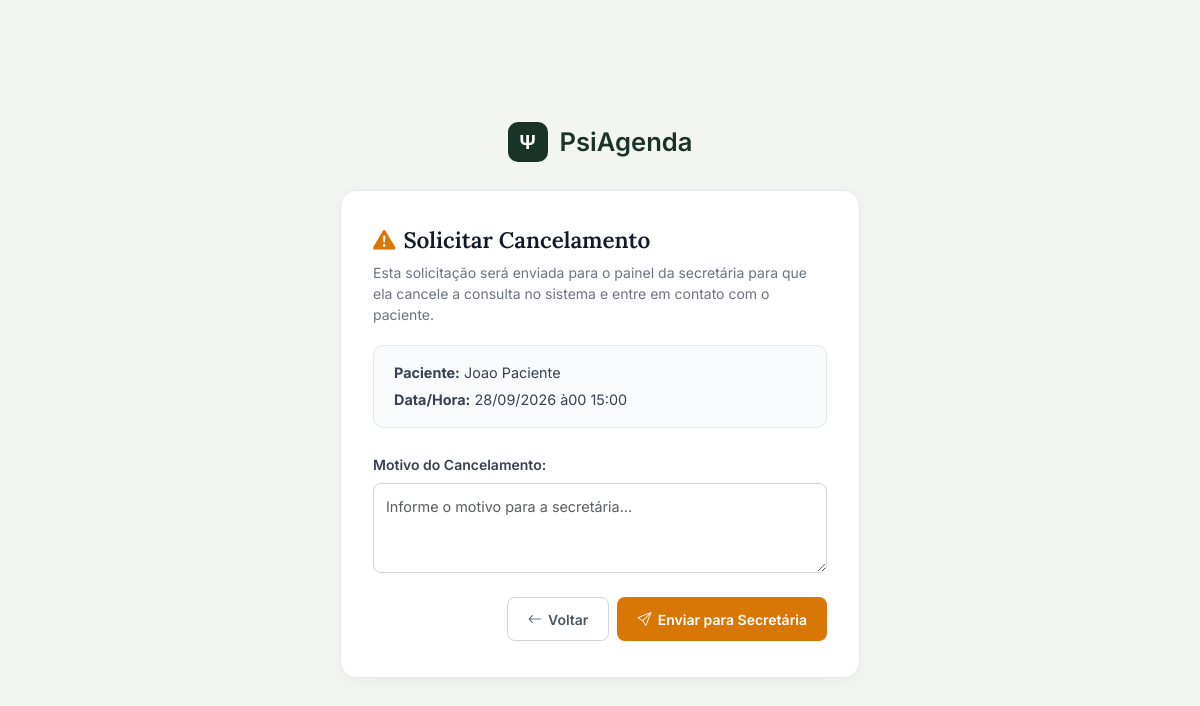
Screenshot of /psicologo/consulta/9/solicitar-cancelamento/ (signed in) with the database file from the repository.
### agendamentos/models.py (models this page shows, shortened)
class Agendamento(models.Model):
  STATUS_CHOICES = [
      ('AGENDADO', 'Agendado'),
      ('CONCLUIDO', 'Concluído'),
      ('CANCELADO', 'Cancelado'),
      ('Solicitado Cancelamento', 'Solicitado Cancelamento'),
  ]
  psicologo = models.ForeignKey(
      Psicologo, on_delete=models.PROTECT, related_name='agendamentos'
  )
  paciente = models.ForeignKey(
      Paciente, on_delete=models.PROTECT, related_name='agendamentos'
  )
  data_hora = models.DateTimeField()
  status = models.CharField(
      max_length=30, choices=STATUS_CHOICES, default='AGENDADO'
  )
  observacao = EncryptedTextField(blank=True, null=True)
  motivo_cancelamento = EncryptedTextField(blank=True, null=True)
  notificacao_confirmada = models.BooleanField(default=False)
  criado_em = models.DateTimeField(auto_now_add=True)
  atualizado_em = models.DateTimeField(auto_now=True)
  class Meta:
    verbose_name = 'Agendamento'
    verbose_name_plural = 'Agendamentos'
    ordering = ['-data_hora']

class Paciente(models.Model):
  nome_completo = models.CharField(max_length=150)
  cpf = models.CharField(max_length=14, unique=True)
  data_nascimento = models.DateField()
  telefone = models.CharField(max_length=20)
  email = models.EmailField(blank=True, null=True)
  endereco = models.CharField(max_length=255, blank=True, null=True)
  ativo = models.BooleanField(default=True)
  primeiro_acesso = models.BooleanField(default=True)
  class Meta:
    verbose_name = 'Paciente'
    verbose_name_plural = 'Pacientes'
    ordering = ['nome_completo']

### agendamentos/views.py (the view, shortened to what this page needs)
# urls.py: path('psicologo/consulta/<int:pk>/solicitar-cancelamento/', views.solicitar_cancelamento_psicologo, name='solicitar_cancelamento_psicologo'),
@login_required
def solicitar_cancelamento_psicologo(request, pk):
  agendamento = get_object_or_404(Agendamento, pk=pk)
  return render(
      request,
      'agendamentos/solicitar_cancelamento.html',
      {'agendamento': agendamento},
  )

### agendamentos/templates/agendamentos/solicitar_cancelamento.html (shortened to what this page needs)
<!DOCTYPE html>
<html lang="pt-br">
<head>
    <link href="https://cdn.jsdelivr.net/npm/bootstrap@5.3.0/dist/css/bootstrap.min.css" rel="stylesheet">
    <link rel="stylesheet" href="https://cdn.jsdelivr.net/npm/bootstrap-icons@1.10.5/font/bootstrap-icons.css">
</head>
<body>
<div class="form-container">
    <a href="{% url 'painel_psicologo' %}" class="brand-logo">
        <div class="logo-icon">Ψ</div>
        <span>PsiAgenda</span>
    </a>
    <div class="card-custom">
        <h2 class="header-title">
            <i class="bi bi-exclamation-triangle-fill"></i> Solicitar Cancelamento
        </h2>
        <p class="header-subtitle">
            Esta solicitação será enviada para o painel da secretária para que ela cancele a consulta no sistema e entre em contato com o paciente.
        </p>
        <div class="info-box">
            <p><strong>Paciente:</strong> {{ agendamento.paciente.nome_completo }}</p>
            <p><strong>Data/Hora:</strong> {{ agendamento.data_hora|date:"d/m/Y às H:i" }}</p>
        </div>
        <form method="POST">
            <div class="mb-4">
                <label for="motivo" class="form-label">Motivo do Cancelamento:</label>
                <textarea name="motivo" id="motivo" class="form-control" rows="3" placeholder="Informe o motivo para a secretária..." required></textarea>
            </div>
            <div class="d-flex justify-content-end gap-2">
                <a href="{% url 'painel_psicologo' %}" class="btn-cancel">
                    <i class="bi bi-arrow-left"></i> Voltar
                </a>
                <button type="submit" class="btn-submit">
                    <i class="bi bi-send"></i> Enviar para Secretária
                </button>
            </div>
        </form>
    </div>
</div>
</body>
</html>

### agendamentos/templates/agendamentos/solicitar_cancelamento.html (style rules this page uses)
* { box-sizing: border-box; font-family: 'Inter', sans-serif; }
body { background-color: #f3f5f3; min-height: 100vh; margin: 0; display: flex; align-items: center; justify-content: center; padding: 1.5rem; }
.form-container { width: 100%; max-width: 520px; }
.brand-logo { display: flex; align-items: center; justify-content: center; gap: 0.75rem; font-family: 'Lora', serif; font-size: 1.6rem; font-weight: 600; color: #1a3328; text-decoration: none; margin-bottom: 1.75rem; }
.brand-logo .logo-icon { background-color: #1a3328; width: 40px; height: 40px; border-radius: 10px; display: flex; align-items: center; justify-content: center; font-weight: bold; font-size: 1.25rem; color: #ffffff; }
.card-custom { background-color: #ffffff; border: 1px solid #e5e7eb; border-radius: 16px; box-shadow: 0 4px 20px rgba(0, 0, 0, 0.04); padding: 2.25rem 2rem; }
.header-title { font-family: 'Lora', serif; font-size: 1.4rem; font-weight: 600; color: #111827; display: flex; align-items: center; gap: 0.5rem; margin-bottom: 0.5rem; }
.header-title i { color: #d97706; }
.header-subtitle { color: #6b7280; font-size: 0.875rem; line-height: 1.5; margin-bottom: 1.25rem; }
.info-box { background-color: #f9fafb; border: 1px solid #e5e7eb; border-radius: 10px; padding: 1rem 1.25rem; margin-bottom: 1.5rem; }
.info-box p { margin-bottom: 0.35rem; font-size: 0.9rem; color: #374151; }
.info-box p:last-child { margin-bottom: 0; }
.form-label { font-weight: 600; font-size: 0.875rem; color: #374151; margin-bottom: 0.5rem; }
.form-control { border: 1px solid #d1d5db; border-radius: 8px; padding: 0.75rem; font-size: 0.9rem; }
.btn-submit { background-color: #d97706; color: #ffffff; border: none; border-radius: 8px; padding: 0.65rem 1.25rem; font-weight: 600; font-size: 0.875rem; transition: background-color 0.2s; display: inline-flex; align-items: center; gap: 0.4rem; }
.btn-cancel { background-color: transparent; color: #4b5563; border: 1px solid #d1d5db; border-radius: 8px; padding: 0.65rem 1.25rem; font-weight: 600; font-size: 0.875rem; text-decoration: none; transition: all 0.2s; display: inline-flex; align-items: center; gap: 0.4rem; }

### rows the page displays
Agendamento: paciente.nome_completo "Joao Paciente", data_hora "28/09/2026 à00 15:00"
